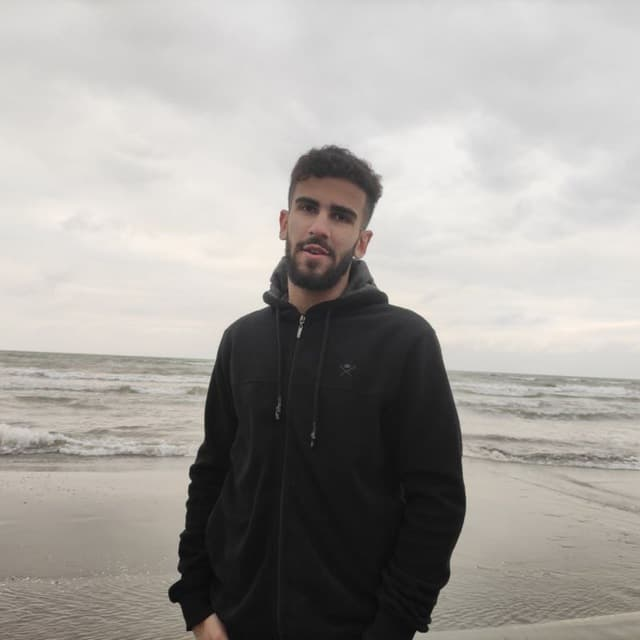
#> input picture HW2(Promethium)/Promethium/Images/Q2/farzan.jpg, 640 x 640 px, found by its file name
$ jupyter execute Q2.ipynb
#> lines starting #> are read from the running program, lines starting #| are printed output that depends on the picture
<h1>
<font>Watermarking</font>
</h1>

[cell 1]
import random
from PIL import Image, ImageDraw, ImageFont
import cv2 as cv
import numpy as np

<h2>
<font>Opening image & creating new text layer</font>
</h2>

[cell 2]
img = Image.open('farzan.jpg').convert("RGBA") # Open image
txt = Image.new('RGBA', img.size, (255,255,255,0)) # Create a blank image

<h2>
<font>Diplay the original image</font>
</h2>

[cell 3]
original = Image.open('farzan.jpg') # Open image
#> original is the input picture: PIL image 640x640 RGB; mean R, G, B 164.8, 161.5, 157.4
original = original.resize((256,256)) # Resize image
#> original: PIL image 256x256 RGB
original

<h2>
<font>Creating text</font>
</h2>

[cell 4]
text = "Security_of_Computer_Systems" # Text to be added
font = ImageFont.truetype("arial.ttf", 27) # Font style and size

<h2>
<font>Creating draw object</font>
</h2>

[cell 5]
draw = ImageDraw.Draw(txt)

<h2>
<font>Positioning of text</font>
</h2>

[cell 6]
width, height = img.size # Get image size
#> width = 640; height = 640

<h2>
<font>Loop for multiple watermarks</font>
</h2>

[cell 7]
y = 200 # starting position of the text
for i in range(5):
    x=random.randint(0, width-500) # 500 is for the width of the text
    y+=random.randrange(0,int(height/8), 19)+random.randint(0,85) # 85 is for the height of the text
    draw.text((x,y), text, fill=(255,255,255, 75), font=font) # Add text to image
#> after the loop, y = 657

<h2>
<font>Combining both layers and saving new image</font>
</h2>

[cell 8]
watermarked = Image.alpha_composite(img, txt) # Combine the two images together with transparency
watermarked.save('watermarked.png') # Save the image

<h2>
<font>Diplay the watermarked image</font>
</h2>

[cell 9]
watermarked = Image.open('watermarked.png') # Open image
watermarked = watermarked.resize((256,256)) # Resize image
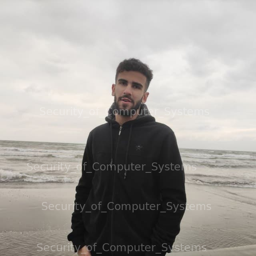
#> watermarked: PIL image 256x256 RGBA; mean R, G, B, A 165.7, 162.5, 158.4, 255
watermarked

<h2>
<font>Opening watermarked image</font>
</h2>

[cell 10]
img = cv.imread('watermarked.png') # Open image
#> img: shape (640, 640, 3)

<h2>
<font>Rotate the image</font>
</h2>

[cell 11]
rotated = cv.rotate(img, cv.ROTATE_90_CLOCKWISE) # Rotate image
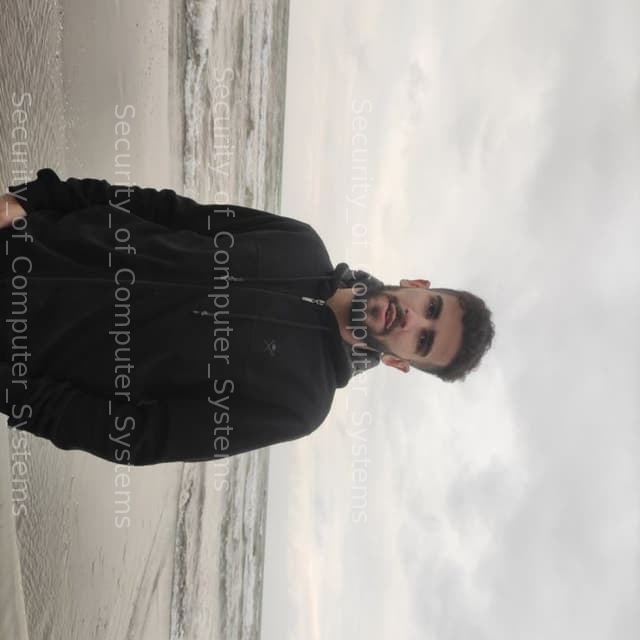
#> rotated: shape (640, 640, 3); mean B, G, R 158.4, 162.5, 165.7
cv.imwrite('rotated.png', rotated) # Save image
#> Out = True

<h2>
<font>Diplay the rotated image</font>
</h2>

[cell 12]
rotated = Image.open('rotated.png') # Open image
#> rotated: PIL image 640x640 RGB
rotated = rotated.resize((256,256)) # Resize image
#> rotated: PIL image 256x256 RGB
rotated

<h2>
<font>Resize the image</font>
</h2>

[cell 13]
resized = cv.resize(img, (1280, 800)) # Resize image
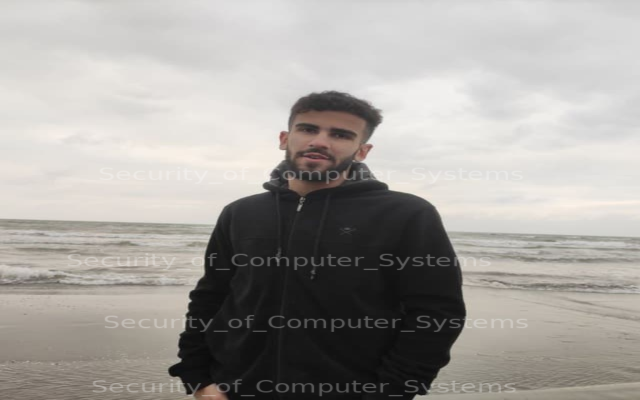
#> resized: shape (800, 1280, 3) (shown at 1/2 size); mean B, G, R 158.3, 162.4, 165.7
cv.imwrite('resized.png', resized) # Save image
#> Out = True

<h2>
<font>Diplay the resized image</font>
</h2>

[cell 14]
resized = Image.open('resized.png')
#> resized: PIL image 1280x800 RGB
resized = resized.resize((256,256))
#> resized: PIL image 256x256 RGB
resized

<h2>
<font>Crop the image</font>
</h2>

[cell 15]
img.shape # Get image shape
#> Out = (640, 640, 3)

[cell 16]
cropped = img[70:580, 20:530] # Crop image
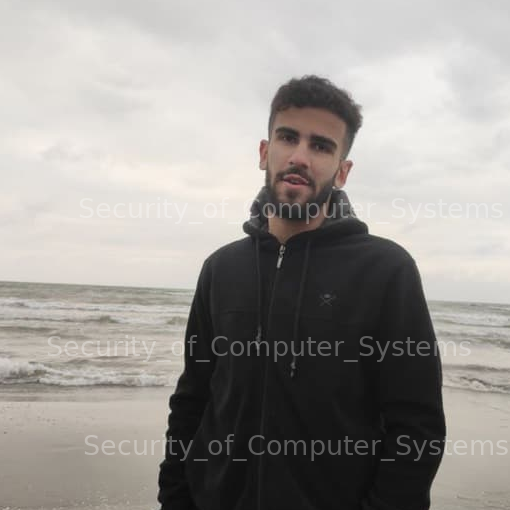
#> cropped: shape (510, 510, 3); mean B, G, R 150.1, 154.1, 157.6
cv.imwrite('cropped.png', cropped)
#> Out = True

<h2>
<font>Diplay the cropped image</font>
</h2>

[cell 17]
cropped = Image.open('cropped.png')
#> cropped: PIL image 510x510 RGB
cropped = cropped.resize((256,256))
#> cropped: PIL image 256x256 RGB
cropped

<h2>
<font>Add noise to the image</font>
</h2>

[cell 18]
gauss_noise = np.zeros((640, 640),dtype=np.uint8) # Create a matrix of zeros
cv.randn(gauss_noise, 128, 20) # Add Gaussian noise to the matrix
gauss_noise=(gauss_noise * 0.5).astype(np.uint8) # Scale the noise
imgGray = cv.imread('watermarked.png', 0) # Open image in grayscale
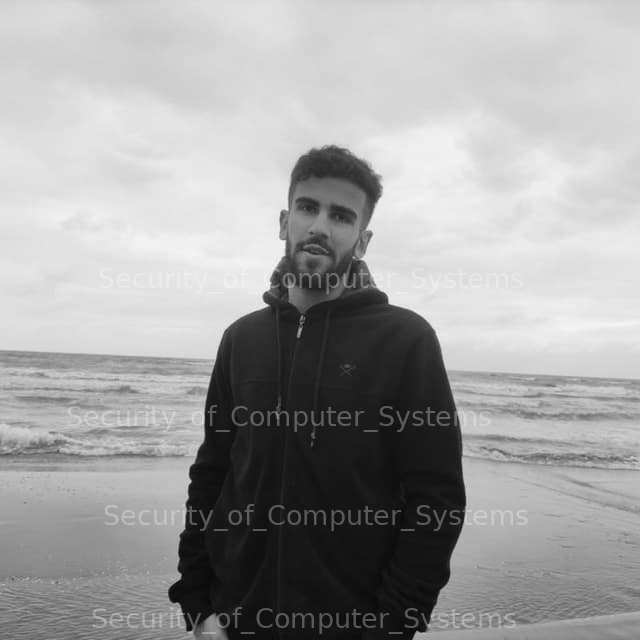
#> imgGray: shape (640, 640); min 4, max 250, mean 162.6
gn_img = cv.add(imgGray, gauss_noise) # Add noise to the image
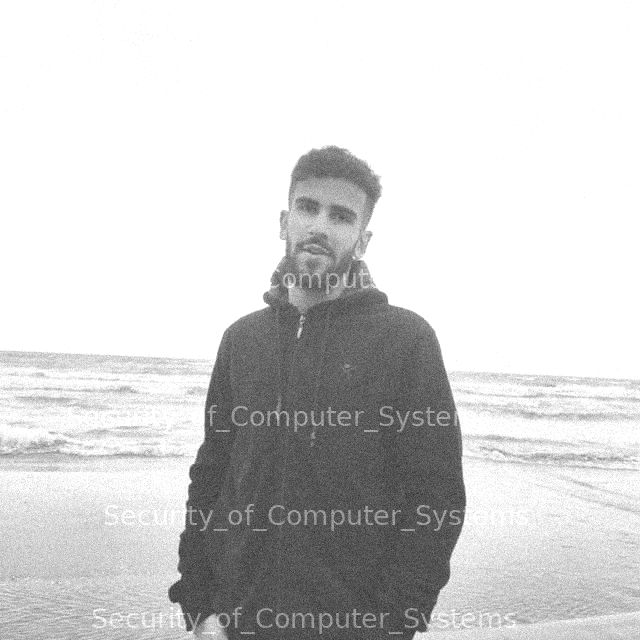
#> gn_img: shape (640, 640); min 40, max 255, mean 210.8
cv.imwrite('noisy.png', gn_img) # Save image
#> Out = True

<h2>
<font>Diplay the noisy image</font>
</h2>

[cell 19]
noisy = Image.open('noisy.png')
noisy = noisy.resize((256,256))
noisy

$ run again, with HW2(Promethium)/Promethium/Images/Q2/rotated.png saved as HW2(Promethium)/Promethium/Images/Q2/farzan.jpg
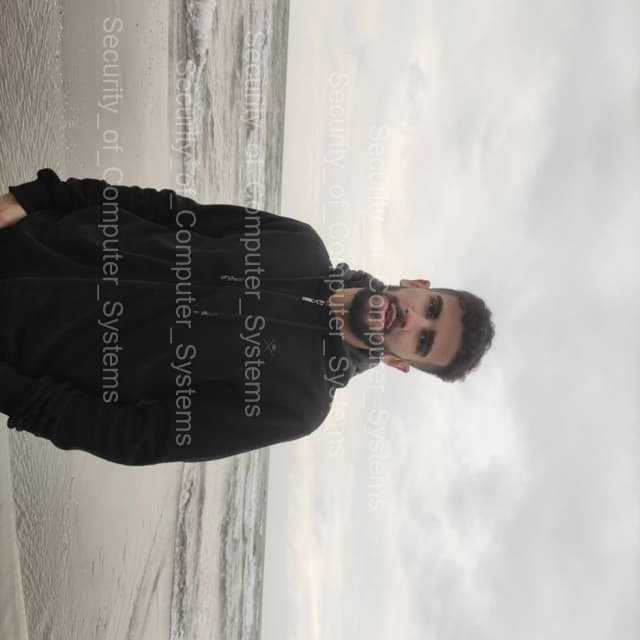
#> input picture HW2(Promethium)/Promethium/Images/Q2/rotated.png, 640 x 640 px, found by its file name
#> original is the input picture: PIL image 640x640 RGB; mean R, G, B 165.8, 162.6, 158.5
#> original: PIL image 256x256 RGB
#> after the loop `for i in range(5):`: y = 657
#> `cv.imwrite('rotated.png', rotated)`: Out = True
#> `resized = cv.resize(img, (1280, 800))`:
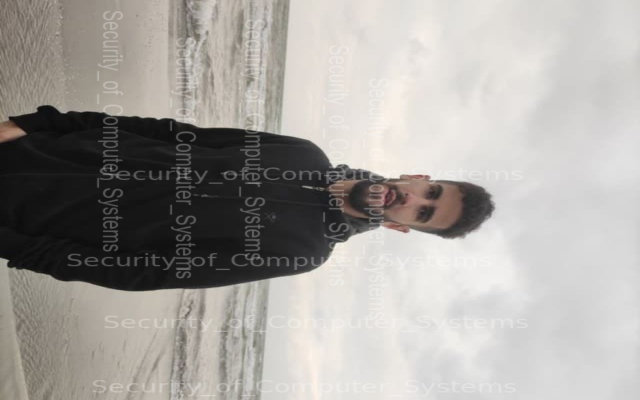
#> resized: shape (800, 1280, 3) (shown at 1/2 size); mean B, G, R 159.1, 163.2, 166.4
#> `gn_img = cv.add(imgGray, gauss_noise)`:
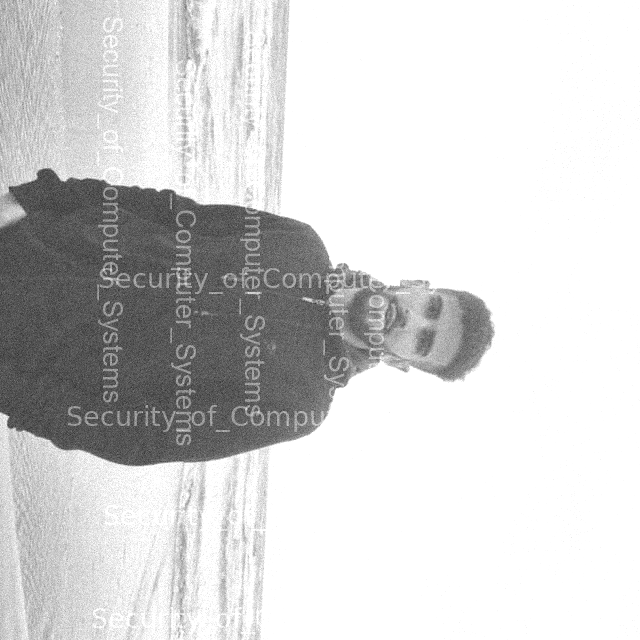
#> gn_img: shape (640, 640); min 39, max 255, mean 211.4
